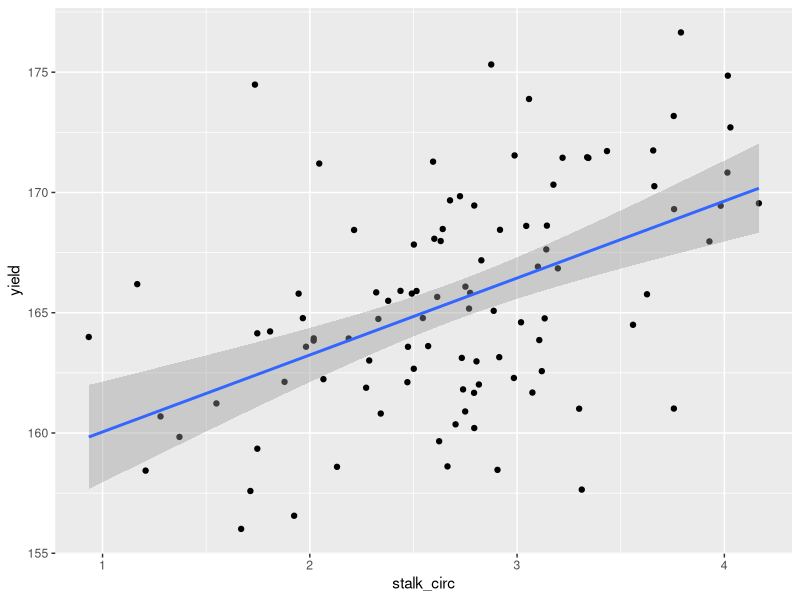
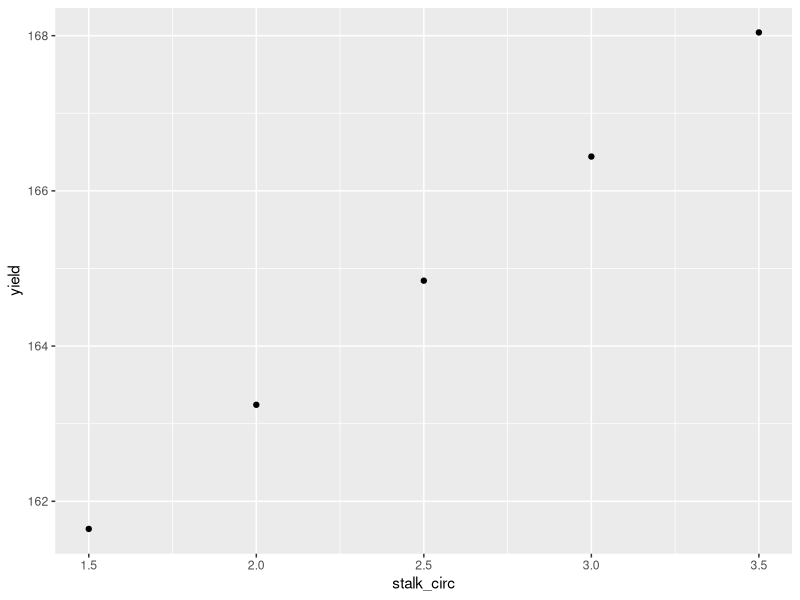

Reproduce these figures in R, in order.
## ---- chunk 1
library(tidyverse)
allometry = read.csv("data/corn_allometry.csv")
head(allometry)
## ---- chunk 2
model_circumference = lm(yield ~ stalk_circ, data=allometry)

## ---- chunk 3
library(broom)
tidy(model_circumference)
## ---- chunk 4
glance(model_circumference)
## ---- chunk 5
model_circumference %>%
  ggplot(aes(x=stalk_circ, y=yield)) +
  geom_point() +
  geom_smooth(method = "lm", se=TRUE)
## ---- chunk 6
new_stalk_data = data.frame(
  stalk_circ=c(1.5,
               2.0,
               2.5,
               3.0,
               3.5))

new_stalk_data
## ---- chunk 7
predict(model_circumference, new_stalk_data)

## ---- chunk 8
new_stalk_data$yield = predict(model_circumference, new_stalk_data)

new_stalk_data
## ---- chunk 9
new_stalk_data %>%
  ggplot(aes(x=stalk_circ, y=yield)) +
  geom_point()
## ---- chunk 10

## ---- chunk 11

## ---- chunk 12

## ---- chunk 13

new_leaf_area = data.frame(
  area_highest_leaf = c(900,
                        1000,
                        1100,
                        1200,
                        1300
                        )
)

# Your new table should look like:
#   
# area_highest_leaf	yield
# 900	159.2116
# 1000	160.7872
# 1100	162.3629
# 1200	163.9385
# 1300	165.5141  
## ---- chunk 14
fertility = read.csv("data/corn_fertility.csv")
head(fertility)
## ---- chunk 15


## ---- chunk 16


## ---- chunk 17


## ---- chunk 18

## ---- chunk 19

new_om = data.frame(
  organic_matter = c(1.5,
                     1.8,
                     2.1,
                     2.4,
                     2.7
                     )
)

# Your new table should look like:
#   
# organic_matter	yield
# 1.5	168.2745
# 1.8	166.4925
# 2.1	164.7104
# 2.4	162.9283
# 2.7	161.1463  
# 
